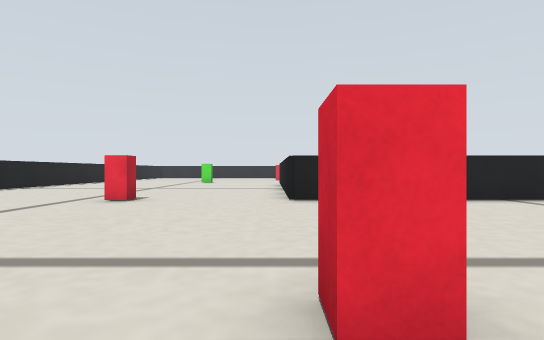
[1] (above)

23 first-person views from a walk through a world built for the Gazebo simulator. The camera is 0.07 m above the floor, looks level and sees 80° across. The floor is counted in squares, 0.1 m on a side. Each view is taken from the middle of a square. On the plan, view 1 faces up. The plan holds only what a view shows up to about 10 squares ahead; the rest is blank.

[2]
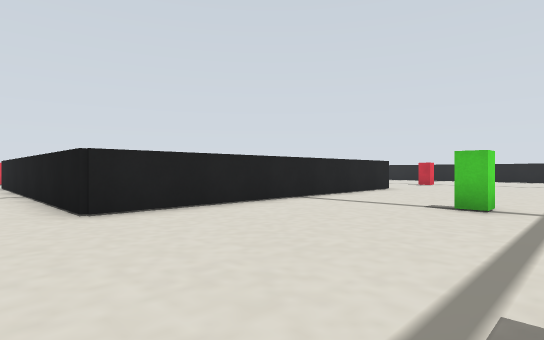

[3]
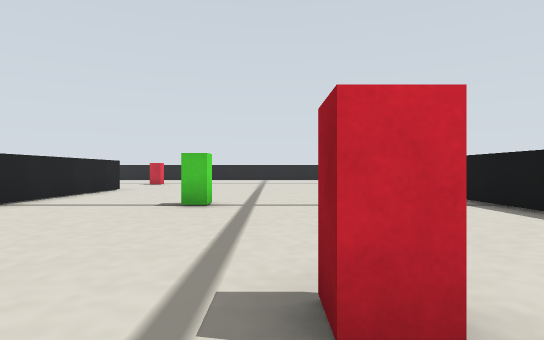

[4]
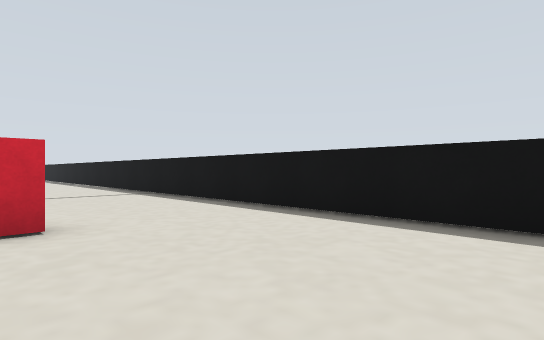

[5]
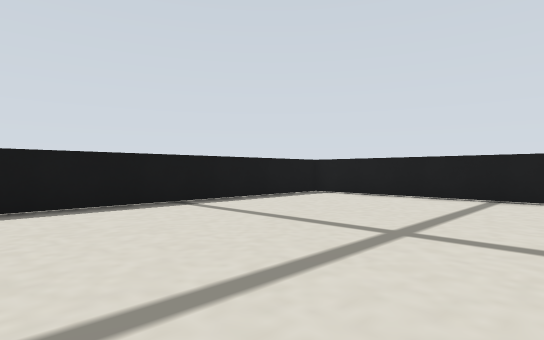

[6]
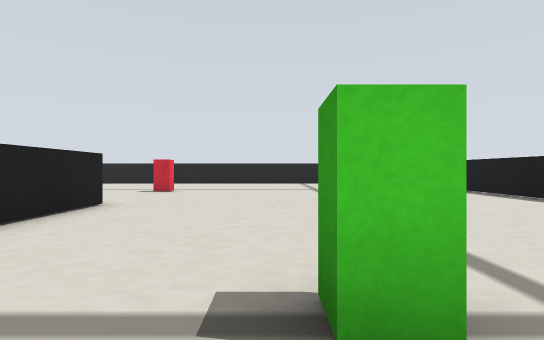

[7]
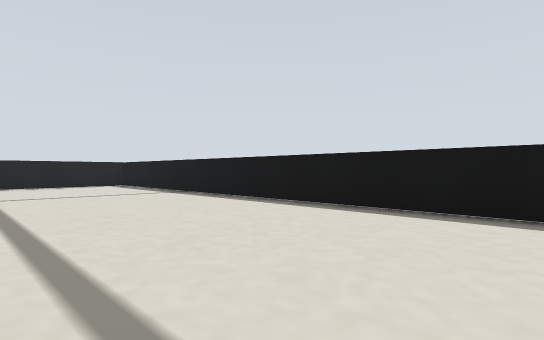

[8]
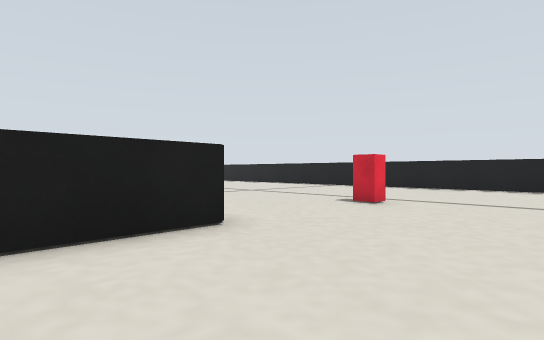

[9]
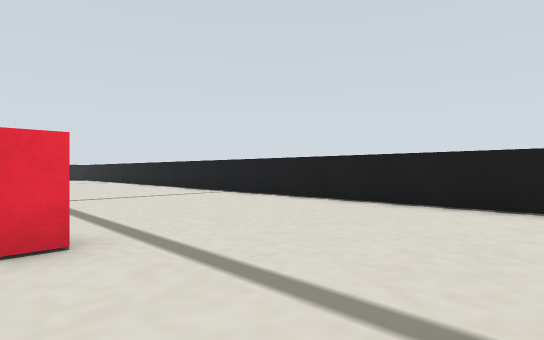

[10]
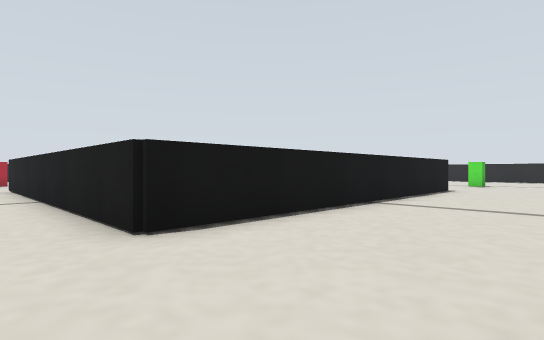

[11]
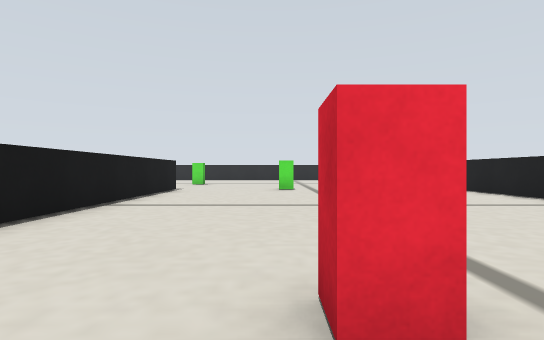

[12]
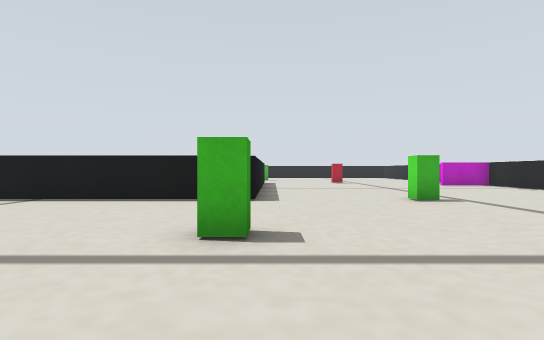

[13]
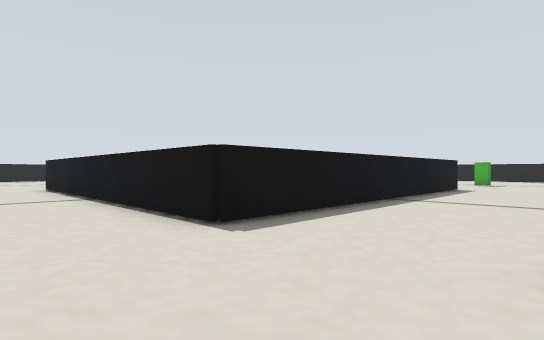

[14]
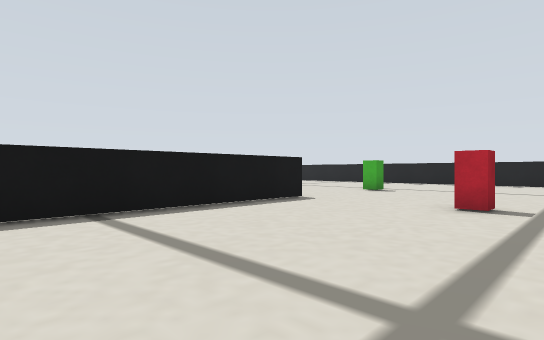

[15]
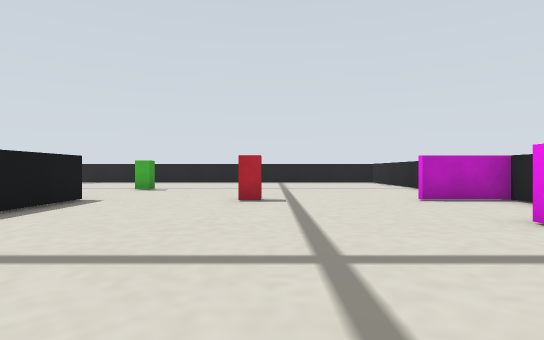

[16]
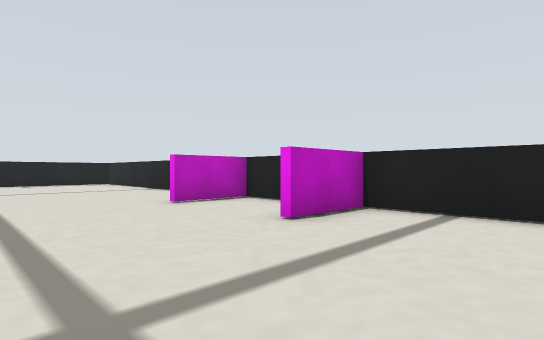

[17]
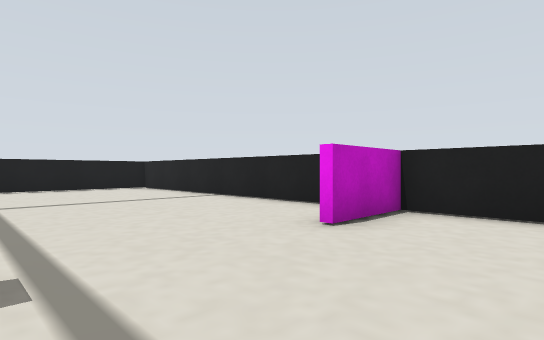

[18]
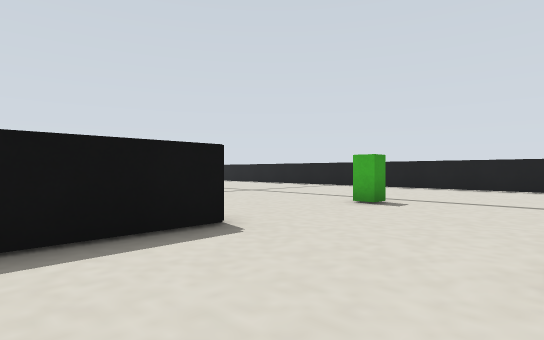

[19]
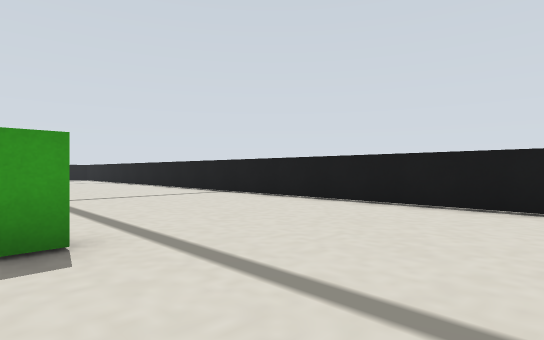

[20]
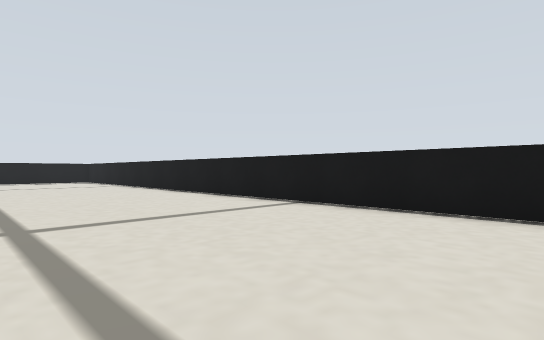

[21]
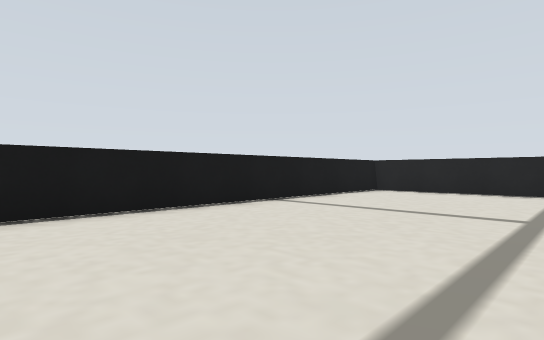

[22]
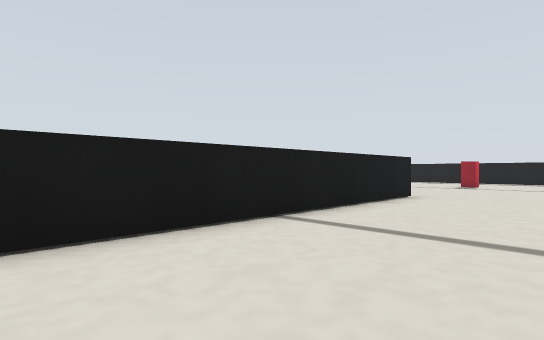

[23]
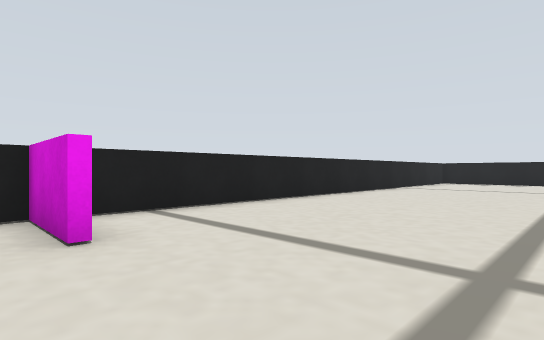

### Floor plan
Points are (right, up) in squares from view 1. A wall is a line through its corners. A room is listed if a view was taken in it or the views show most of it. See-through windows are left out.
Room 1 (views 1, 2, 3, 4, 5, 6, 7, 8, 9, 10, 11, 12, 13, 14, 15, 16, 19, 20, 21, 22)
walls: (3.4, 17.6) (10.6, 17.6) (10.6, 7.4) (0.4, 7.4) (0.4, 15.8); (0.4, 17.6) (1.4, 17.6); (20.4, 4.5) (20.4, 11.8); (-9.4, 3.4) (-9.4, -1.8); (20.4, 13.6) (20.4, 16); (-8.8, -2.4) (14.8, -2.4); (4, 27.5) (4, 25.4); (11.8, 27.4) (3.9, 27.4); (-1, 27.4) (-7.8, 27.4); (-9.4, 25.8) (-9.4, 8.2)
ways out: opening at (1, 21.5) to room 2; opening at (4, 21.5) to room 2
objects: sign (-4, 8); sign (-4, 18); sign (0, 2); sign (0, 22); sign (5, 4); sign (10, 22); sign (14, 8); sign (14, 18)
Room 2 (views 17, 18, 23)
walls: (3.8, 25.4) (3.8, 27.4); (3.9, 27.4) (0.7, 27.4) (0.7, 25.4); (1.4, 17.6) (3.4, 17.6)
ways out: opening at (1, 21.5) to room 1; opening at (4, 21.5) to room 1

Positions as (right, up) in squares from view 1, and headings:
1: (0, 0), facing up
2: (-1, 2), facing up-right
3: (-1, 2), facing right
4: (-4, 2), facing down-right
5: (-1, 4), facing down-left
6: (4, 4), facing right
7: (6, 3), facing down-right
8: (8, 4), facing up-right
9: (14, 4), facing up-right
10: (14, 6), facing up-left
11: (14, 6), facing up
12: (18, 18), facing left
13: (13, 21), facing down-left
14: (7, 23), facing down-left
15: (8, 22), facing left
16: (7, 22), facing up-left
17: (3, 22), facing up-left
18: (3, 21), facing down-left
19: (-3, 21), facing down-left
20: (-4, 17), facing down-left
21: (-4, 17), facing up-left
22: (-3, 16), facing down-right
23: (3, 22), facing up-right
